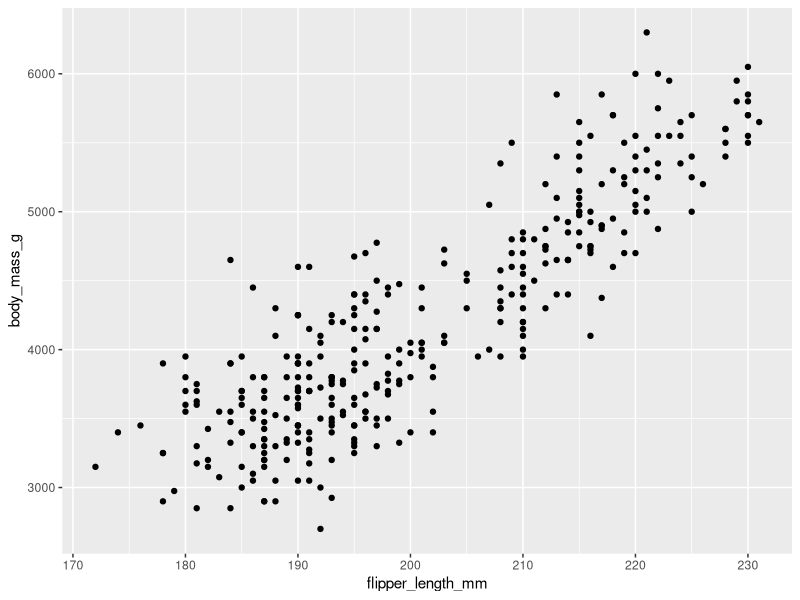
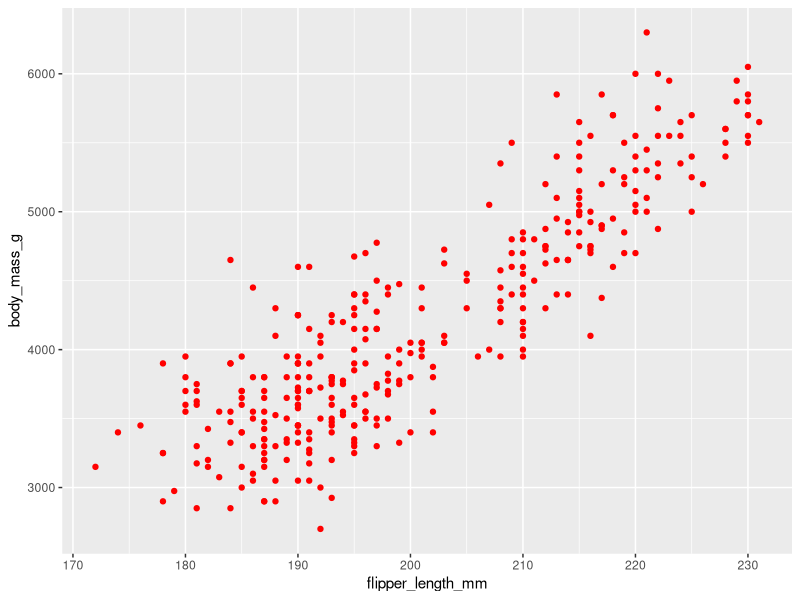
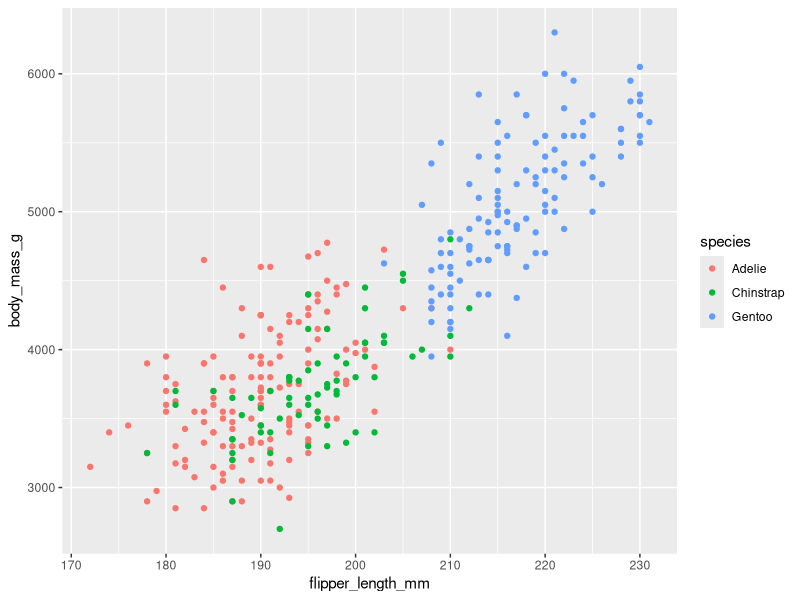
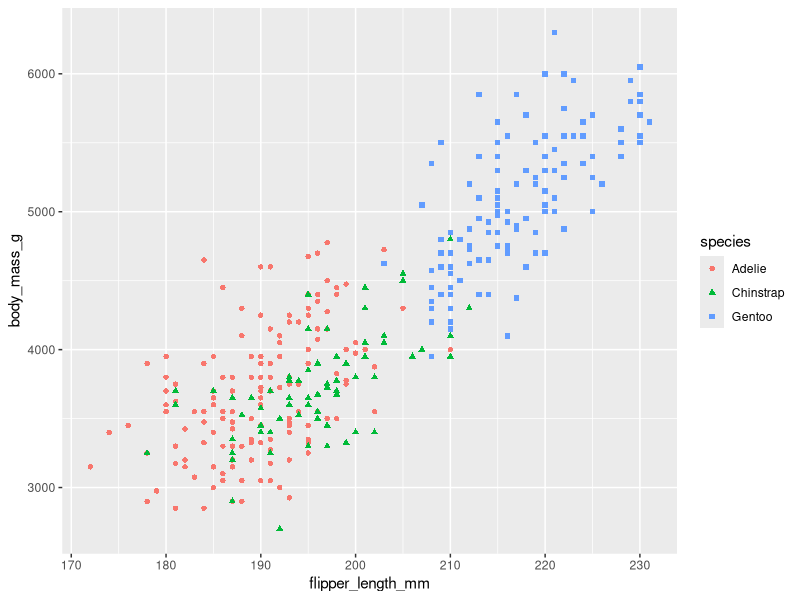
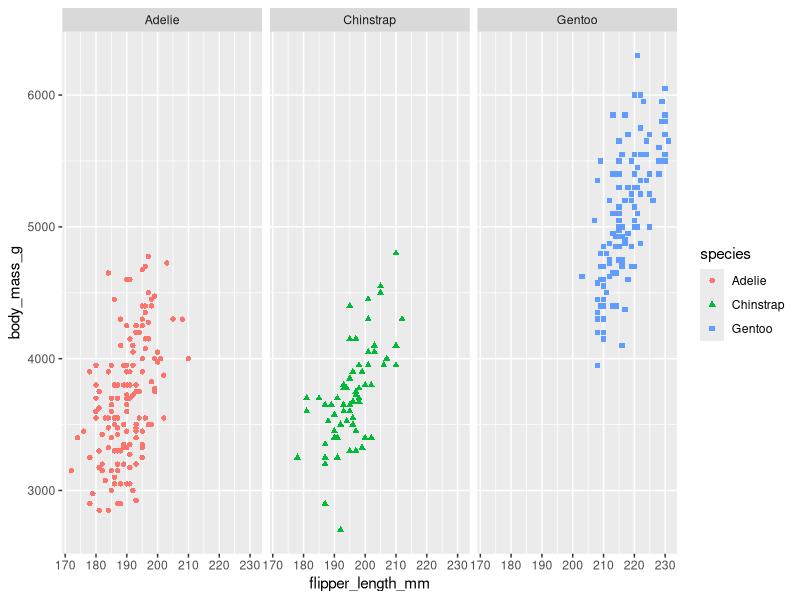
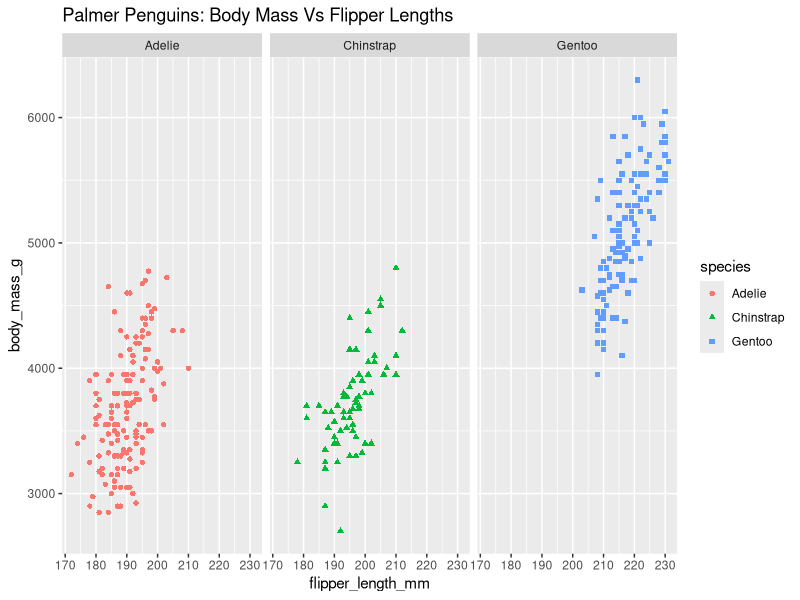

Reproduce these figures in R, in order.
install.packages('palmerpenguins')
library('palmerpenguins')

install.packages('ggplot2')
library('ggplot2')

#penguin_ggplot1
ggplot(data=penguins, aes(x=flipper_length_mm,y=body_mass_g))+ geom_point()
#penguin_ggplot2
ggplot(data=penguins, aes(x=flipper_length_mm,y=body_mass_g))+ geom_point(color="red")
#penguin_ggplot3
ggplot(data=penguins, aes(x=flipper_length_mm,y=body_mass_g))+ geom_point(aes(color=species))
#penguin_ggplot4
ggplot(data=penguins, aes(x=flipper_length_mm,y=body_mass_g))+ geom_point(aes(color=species,shape=species))

#penguin_ggplot5
ggplot(data=penguins, aes(x=flipper_length_mm,y=body_mass_g))+ geom_point(aes(color=species,shape=species))+facet_wrap(~species)
#penguin_ggplot6
ggplot(data=penguins, aes(x=flipper_length_mm,y=body_mass_g))+ geom_point(aes(color=species,shape=species))+facet_wrap(~species)+labs(title= "Palmer Penguins: Body Mass Vs Flipper Lengths")